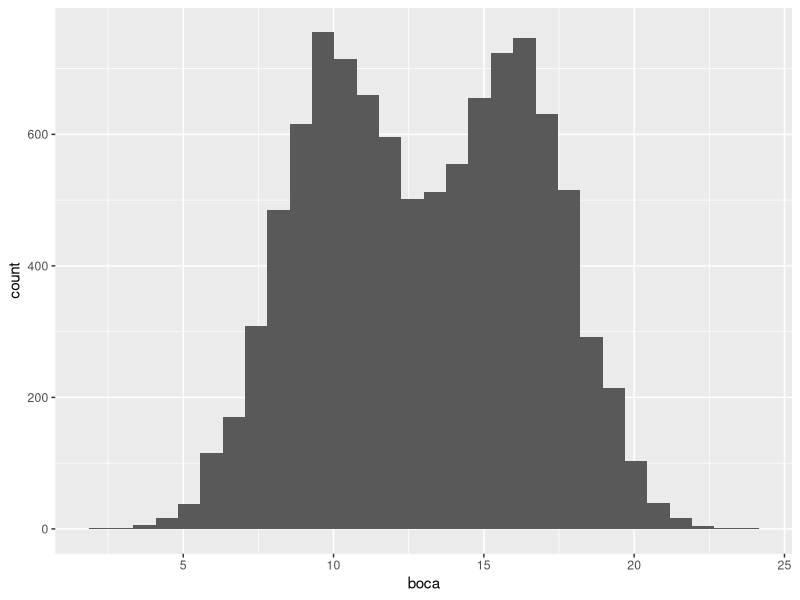
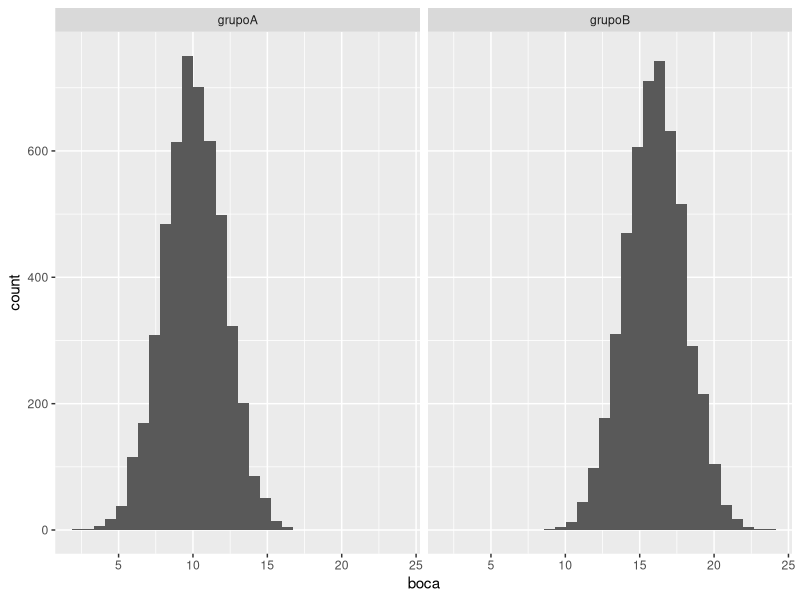
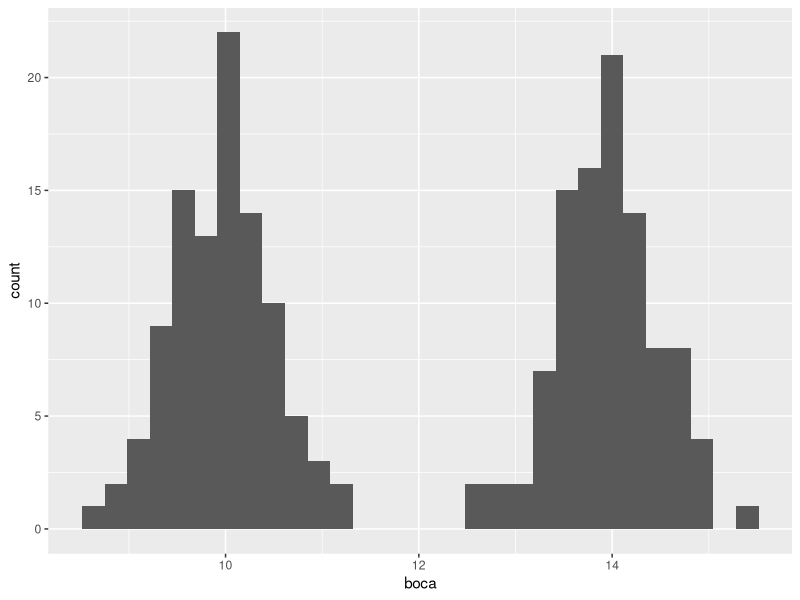
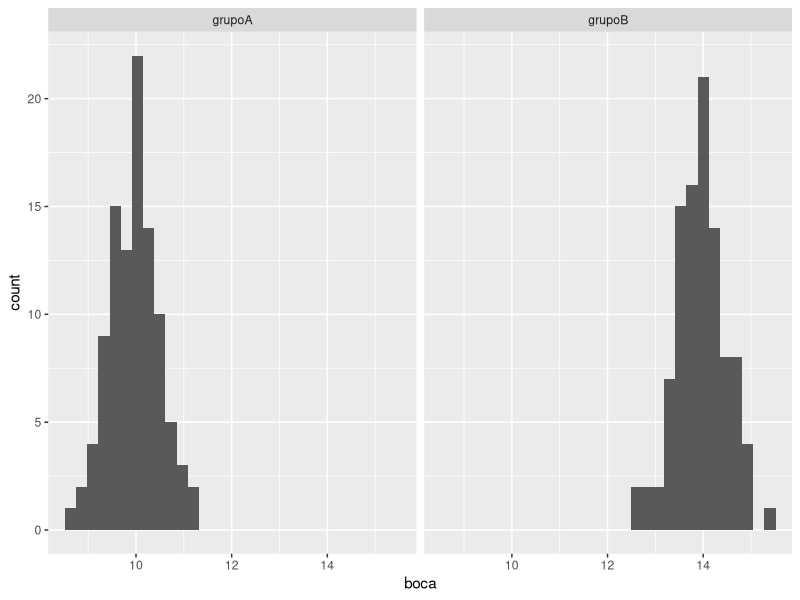
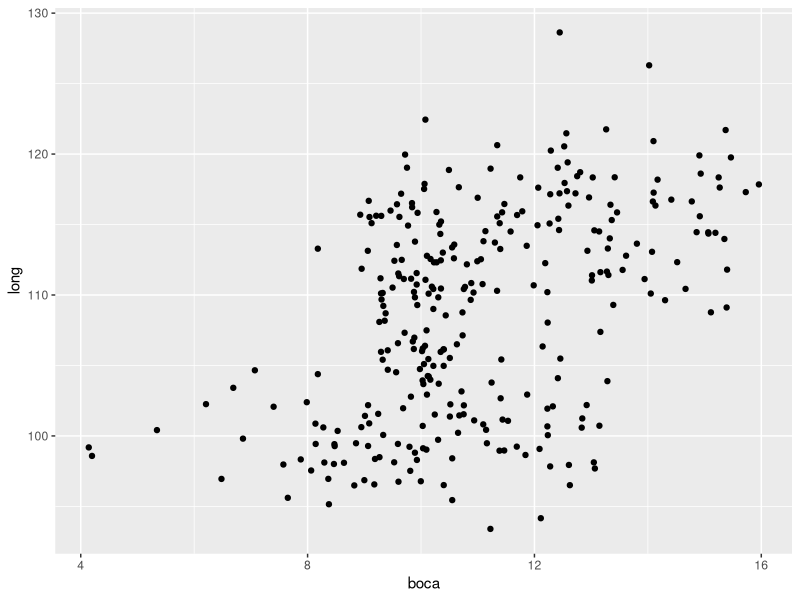
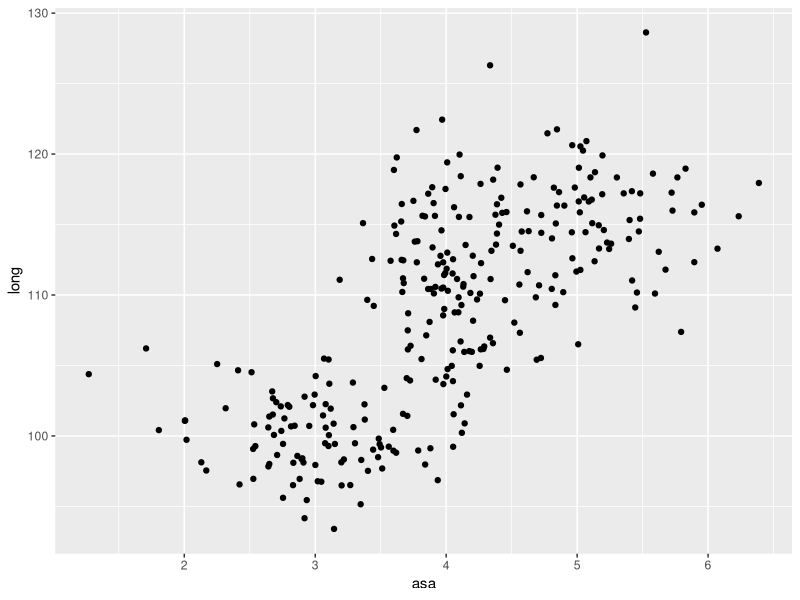
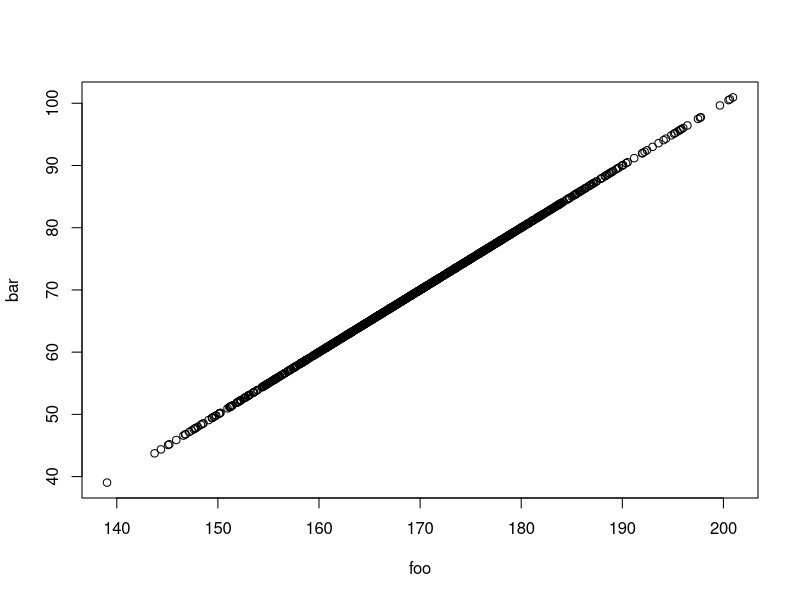
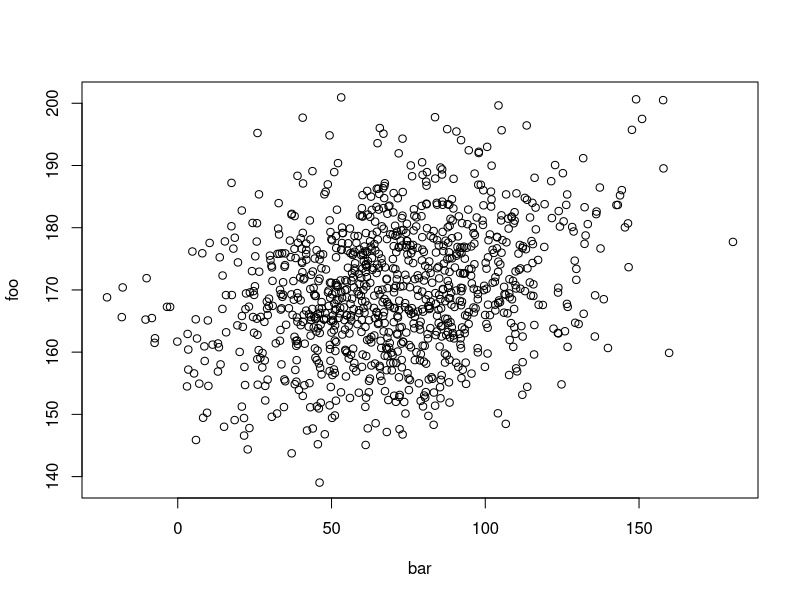

Write R code to recreate these figures, in order.
# sesión del 16/11/15

library(ggplot2)
grupoA <- data.frame(boca=rnorm(5000,10,2))
grupoA$type='grupoA'
grupoB <- data.frame(boca=rnorm(5000,16,2))
grupoB$type='grupoB'

grupos <- rbind(grupoA, grupoB)
# histograma general
ggplot(grupos, aes(x=boca)) + geom_histogram()
# histograma distinto para cada tipo    
ggplot(grupos, aes(x=boca)) + geom_histogram() + facet_grid(~type)


# mismo experimento, 4 veces menos desv. standard    
grupoA <- data.frame(boca=rnorm(100,10,0.5))
grupoA$type='grupoA'
grupoB <- data.frame(boca=rnorm(100,14,0.5))
grupoB$type='grupoB'

grupos <- rbind(grupoA, grupoB)
# histograma general
ggplot(grupos, aes(x=boca)) + geom_histogram()
# histograma distinto para cada tipo    
ggplot(grupos, aes(x=boca)) + geom_histogram() + facet_grid(~type)

#n sirve para darle un valor único sin necesidad de volverlo a escribir
n=100
grupoA<- data.frame(boca=rnorm(n,10,2), asa=rnorm(n,3,0.5), base=rnorm(n, 4.5, 0.3), long=rnorm(n,100,3), tipo='A')

# comprobar que no hay negativos (si sale algún TRUE entonces hay negativos
grupoA$boca<0

grupoB<- data.frame(boca=rnorm(n,13,1.5), asa=rnorm(n,5,0.6), base=rnorm(n, 5, 0.1), long=rnorm(n,115,4), tipo='B')

grupoC<- data.frame(boca=rnorm(n,10,0.5), asa=rnorm(n,4,0.3), base=rnorm(n, 5.5, 0.5), long=rnorm(n,110,4.5), tipo='C')

# rbind solo une dos grupos, tenemos que crear un nuevo grupo ejemplo para agregar el tercero
myData <- rbind(grupoA, grupoB)
myData <- rbind(myData, grupoC)

# EDA
ggplot(myData, aes(x=boca, y=long)) + geom_point()
ggplot(myData, aes(x=asa, y=long)) + geom_point()

# correlaciones para ver si los distintos parámetros son independientes (lo son si el valor se acerca a 0)
cor(myData$boca, myData$long)


# ejemplos de correlaciones
foo <- rnorm(1000,170,10)
bar <- foo-100
plot(foo,bar)
cor(foo,bar)

bar <- foo-rnorm(1000,100,30)
plot(bar,foo)
cor(foo,bar)

# correlacion inversa
bar <- -foo
cor(foo,bar)

# test kolmogorov-smirnof para ver si 2 muestras fueron generadas por la misma distribución estadística
medieval <- rnorm(100, 20, 2)
romano <- rnorm(100,5,0.3)
ks.test(medieval, romano)

